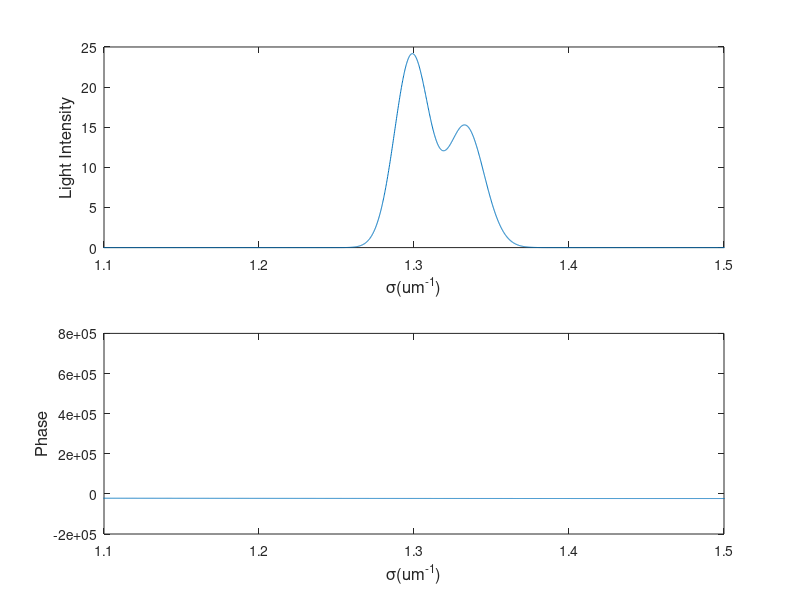
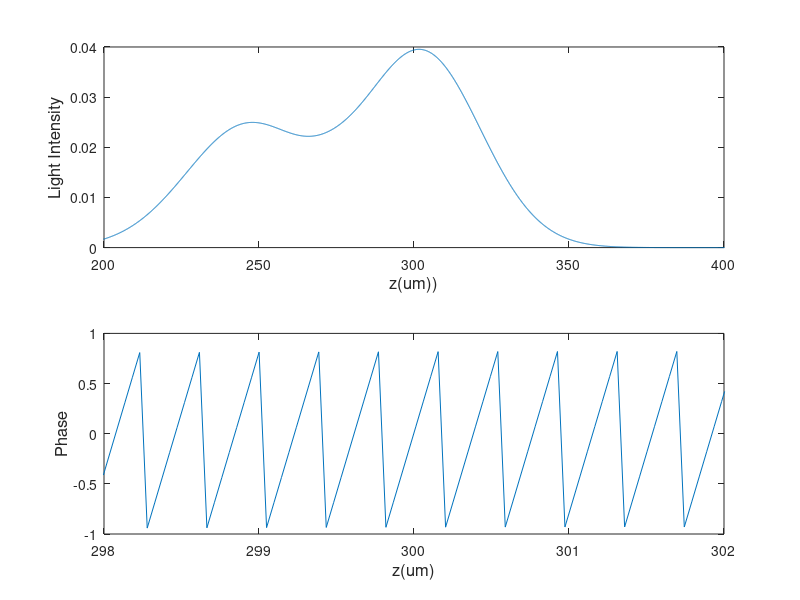
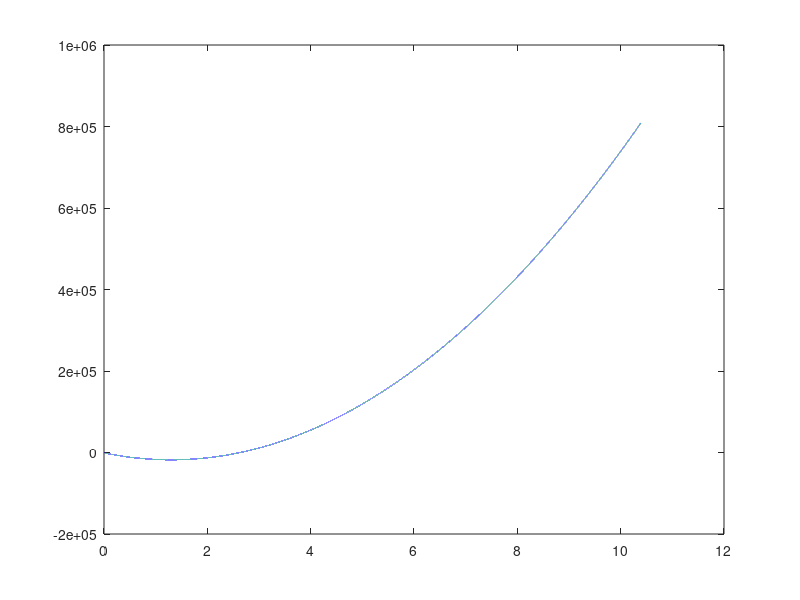

These charts were generated, in order, by the following MATLAB code:
clear;close all
format long
%若振幅不对称———>振幅添加噪声
%光谱信号振幅12
A = 24;
A1 = 15;
%中心波长lamda0:770nm；lamda1:850nm
lamda1 = 750e-3;
lamda0 = 770e-3;
%光谱线宽FWHM：15.7nm
delta_lamda = 15.7e-3;
%信号波长lamda
lamda = 0.6:0.001:1;
%生成高斯分布函数
G_lamda = A1*exp(2.77*(-(lamda-lamda1).^2/delta_lamda^2));
F_lamda = A*exp(2.77*(-(lamda-lamda0).^2/delta_lamda^2));
I1_lamda = G_lamda+F_lamda;
% figure(1),subplot(2,2,1);plot(lamda,G_lamda);xlabel('λ(um)','FontSize',12);ylabel('Light Intensity','FontSize',12);
% subplot(2,2,2);plot(lamda,F_lamda);xlabel('λ(um)','FontSize',12);ylabel('Light Intensity','FontSize',12);
% subplot(2,2,3);plot(lamda,I1_lamda);xlabel('λ(um)','FontSize',12);ylabel('Light Intensity','FontSize',12);

%转化为波矢k
sigma = 1./lamda;
%重新排序数据，让横轴按照从小到大的顺序存储
sigma_sorted = sort(sigma);
temp_flamda = zeros(length(sigma),1);
for i = 1:length(sigma)
    TempK = sigma_sorted(i);
    k_index = find(sigma == TempK);
    temp_flamda(i,1) = I1_lamda(k_index);
end
I1_sigma = temp_flamda;
% subplot(2,2,4);plot(sigma_sorted,I1_sigma);
% xlabel('σ(um^{-1})','FontSize',12);ylabel('Light Intensity','FontSize',12);

%相位,设定z0为300um
z0 = 300;
%设置采样点点数为1024？一个周期至少8个采样点
N = 2^16;delta_sigma = 1/(2*N*((770e-3)/16));
sigma =(1:N)*delta_sigma;
%相位,加上色散
a0 = 10000;a1 = -26000;a2 = -1000;
dispersion = a0*sigma.^2+a1*sigma+a2;
phase = -4*pi*z0*sigma+dispersion;
%I(sigma) = F(sigma)*exp(j*phase)
sigma0 = 1/lamda0;
sigma1 = 1/lamda1;
% F_sigma = A*exp(2.77*(-(1./sigma-1/sigma0).^2/delta_lamda^2));
G_sigma = A1*exp(2.77*(-(1./sigma-1/sigma1).^2/delta_lamda^2));
F_sigma = A*exp(2.77*(-(1./sigma-1/sigma0).^2/delta_lamda^2));
I1_sigma = G_sigma+F_sigma;
I_sigma = I1_sigma.*exp(1i*phase);
figure(2);subplot(2,1,1);plot(sigma,abs(I_sigma));
xlabel('σ(um^{-1})','FontSize',12);ylabel('Light Intensity','FontSize',12);xlim([1.1 1.5]);
subplot(2,1,2);plot(sigma,phase);
xlabel('σ(um^{-1})','FontSize',12);ylabel('Phase','FontSize',12);xlim([1.1 1.5]);
% subplot(3,1,3);plot(sigma,angle(I_sigma)./pi);
% xlabel('σ(um^{-1})','FontSize',12);ylabel('Phase / \pi','FontSize',12);
figure(4),plot(sigma,dispersion);

%对I_sigma进行傅里叶逆变换
S_z = ifft(I_sigma);
%对逆傅里叶变换后数据处理?将波数K转化为z？
% S_z = fftshift(S_z);
%对逆傅里叶变换后数据处理?将波数K转化为z？
%S_z = ifftshift(S_z);
%坐标变换
delta_sigma = (sigma(end)-sigma(1))/(N-1);
delta_z = 1/(2*N*delta_sigma);
z = delta_z*linspace(1,N,N);
figure(3);
subplot(2,1,1);plot(z,abs(S_z));xlabel('z(um))','FontSize',12);ylabel('Light Intensity','FontSize',12);xlim([200 400]);
subplot(2,1,2),plot(z,angle(S_z)./pi);xlabel('z(um)','FontSize',12);ylabel('Phase','FontSize',12);xlim([298 302]);

%线性拟合a0+(a1-4*pi*z0)*sigma

